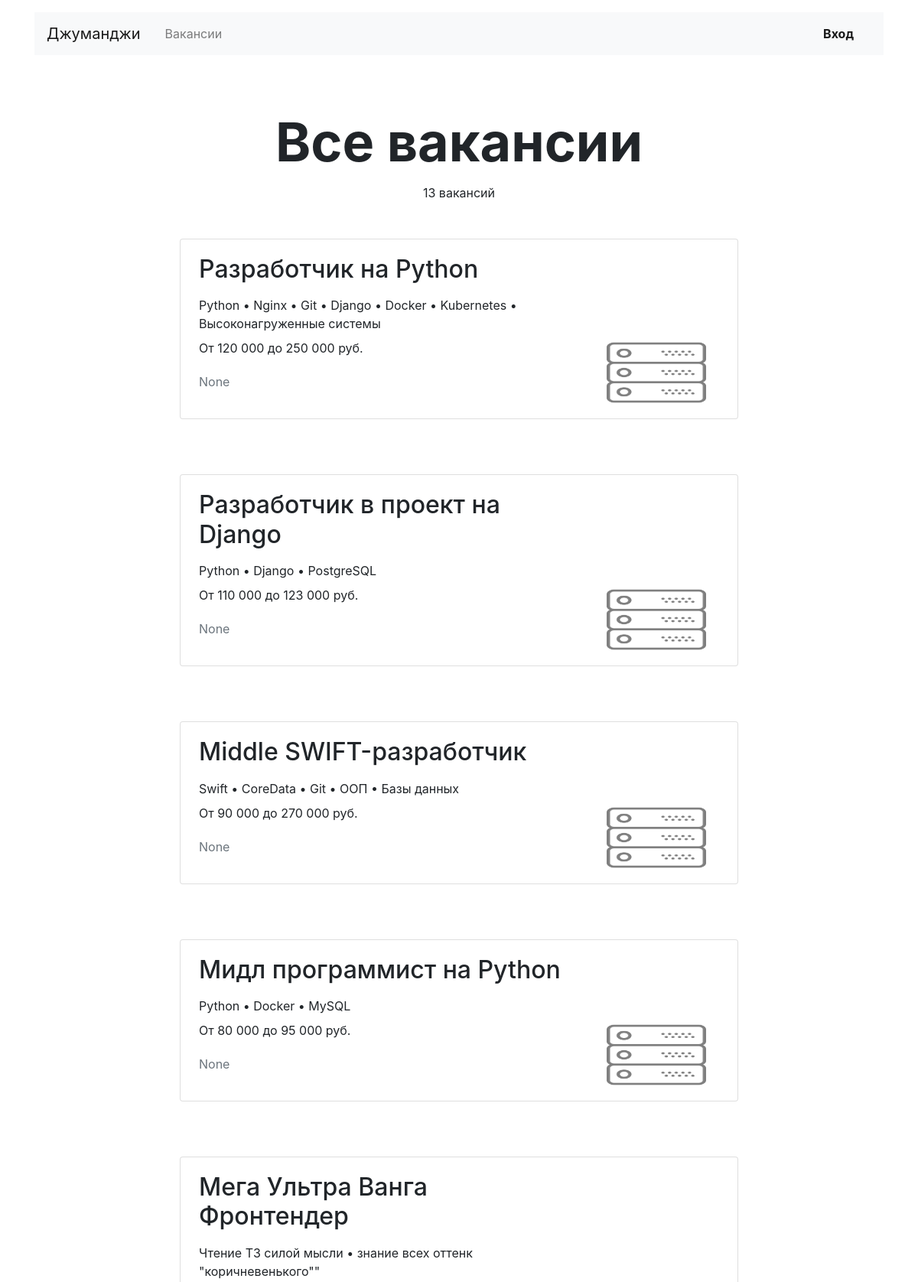
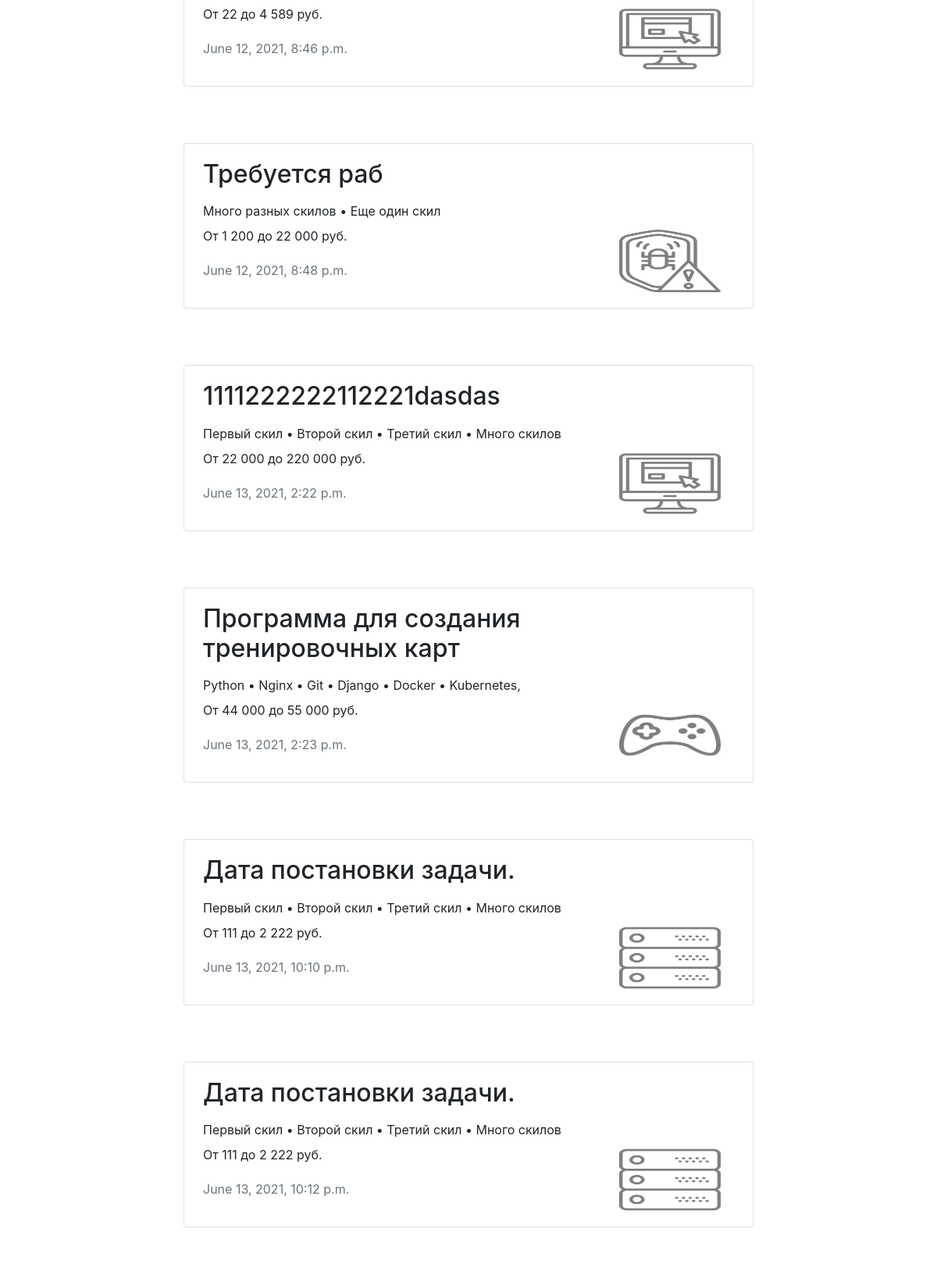
Page /vacancies/ (upper part) on the committed database (2 pictures, top to bottom).
### step_job/models.py (models this page shows, shortened)
class Vacancy(models.Model):
    title = models.CharField(max_length=64)
    specialty = models.ForeignKey(Specialty, on_delete=models.CASCADE, related_name="vacancies")
    company = models.ForeignKey(Company, on_delete=models.CASCADE, related_name="vacancies")
    skills = models.CharField(max_length=64)
    description = models.TextField(max_length=2056)
    salary_min = models.PositiveIntegerField()
    salary_max = models.PositiveIntegerField()
    published_at = models.DateTimeField(auto_now_add=True, blank=True)
    class Meta:
        verbose_name = "Вакансия"
        verbose_name_plural = "Вакансии"

class Specialty(models.Model):
    code = models.CharField(max_length=64, unique=True)
    title = models.CharField(max_length=64)
    picture = models.ImageField(default='https://place-hold.it/100x60', upload_to=MEDIA_SPECIALITY_IMAGE_DIR)
    class Meta:
        verbose_name = "Специализация"
        verbose_name_plural = "Специализации"

### step_job/views/views.py (the view)
# urls.py: path('vacancies/', ListVacanciesView.as_view(), name="vacancies"),
class ListVacanciesView(ListView):
    model = Vacancy
    context_object_name = "vacancies"
    template_name = "vacancy/vacancies.html"
    queryset = model.objects.select_related("specialty", "company")
    def get_context_data(self, **kwargs):
        context = super().get_context_data(**kwargs)
        context["vacancies_title"] = "Все вакансии"
        return context

### step_job/templatetags/filters.py (called while the page is built)
@register.filter
def salary_num(value_int):
    my_val = str(value_int)
    res = [my_val[0:len(my_val) % 3]]
    slice_val = my_val[len(my_val) % 3:len(my_val)]
    for gnum in range(0, len(slice_val), 3):
        res.append(slice_val[gnum:gnum + 3])
    return " ".join(res)

@register.filter
def dot_skill(skills):
    skill_list = skills.split(', ')
    return ' • '.join(skill_list)

### templates/vacancy/vacancies.html
{% extends "base/base.html" %}
{% load filters %}
{% block container %}
  <main class="container mt-3">
    <section>
      <h1 class="h1 text-center mx-auto mt-4 pt-5" style="font-size: 70px;"><strong>{{ vacancies_title }}</strong></h1>
      <p class="text-center pt-1">{{ vacancies.count }} вакансий </p>
        {% for vacancy in vacancies %}
            <div class="row mt-5">
            <div class="col-12 col-lg-8 offset-lg-2 m-auto">
              <div class="card mb-4">
                <div class="card-body px-4">
                  <div class="row">
                    <div class="col-12 col-md-8 col-lg-9">
                      <h2 class="h2 pb-2">{{ vacancy.title }}</h2>
                      <p class="mb-2">{{ vacancy.skills|dot_skill }}</p>
                      <p>От {{ vacancy.salary_min|salary_num }} до {{ vacancy.salary_max|salary_num }} руб.</p>
                      <p class="text-muted pt-1"> {{ vacancy.published_at }} </p>
                    </div>
                    <div class="col-12 col-md-4 col-lg-3 d-flex align-items-end">
                      <a href="{% url 'vacancy' vacancy.id %}"><img src="{{ vacancy.specialty.picture}}" width="130" height="80" alt=""></a>
                    </div>
                  </div>
                </div>
              </div>
            </div>
          </div>
    {% endfor %}
    </section>
  </main>
{% endblock container %}

### rows in the picture
Vacancy: title "Разработчик на Python", skills|dot_skill "Python • Nginx • Git • Django • Docker • Kubernetes • Высоконагруженные системы", salary_min|salary_num "120 000", salary_max|salary_num "250 000", published_at "None", specialty.picture (picture)
Vacancy: title "Разработчик в проект на Django", skills|dot_skill "Python • Django • PostgreSQL", salary_min|salary_num "110 000", salary_max|salary_num "123 000", published_at "None", specialty.picture (picture)
Vacancy: title "Middle SWIFT-разработчик", skills|dot_skill "Swift • CoreData • Git • ООП • Базы данных", salary_min|salary_num "90 000", salary_max|salary_num "270 000", published_at "None", specialty.picture (picture)
Vacancy: title "Мидл программист на Python", skills|dot_skill "Python • Docker • MySQL", salary_min|salary_num "80 000", salary_max|salary_num "95 000", published_at "None", specialty.picture (picture)
Vacancy: title "Мега Ультра Ванга Фронтендер", skills|dot_skill "Чтение ТЗ силой мысли • знание всех оттенк \"коричневенького\"\"", salary_min|salary_num "22", salary_max|salary_num "4 589", published_at "June 12, 2021, 8:46 p.m.", specialty.picture (picture)
Vacancy: title "Требуется раб", skills|dot_skill "Много разных скилов • Еще один скил", salary_min|salary_num "1 200", salary_max|salary_num "22 000", published_at "June 12, 2021, 8:48 p.m.", specialty.picture (picture)
Vacancy: title "1111222222112221dasdas", skills|dot_skill "Первый скил • Второй скил • Третий скил • Много скилов", salary_min|salary_num "22 000", salary_max|salary_num "220 000", published_at "June 13, 2021, 2:22 p.m.", specialty.picture (picture)
Vacancy: title "Программа для создания тренировочных карт", skills|dot_skill "Python • Nginx • Git • Django • Docker • Kubernetes,", salary_min|salary_num "44 000", salary_max|salary_num "55 000", published_at "June 13, 2021, 2:23 p.m.", specialty.picture (picture)
Vacancy: title "Дата постановки задачи.", skills|dot_skill "Первый скил • Второй скил • Третий скил • Много скилов", salary_min|salary_num "111", salary_max|salary_num "2 222", published_at "June 13, 2021, 10:10 p.m.", specialty.picture (picture)
Vacancy: title "Дата постановки задачи.", skills|dot_skill "Первый скил • Второй скил • Третий скил • Много скилов", salary_min|salary_num "111", salary_max|salary_num "2 222", published_at "June 13, 2021, 10:12 p.m.", specialty.picture (picture)

### other values in the picture
{{ vacancies_title }} "Все вакансии"
{{ vacancies.count }} "13"
